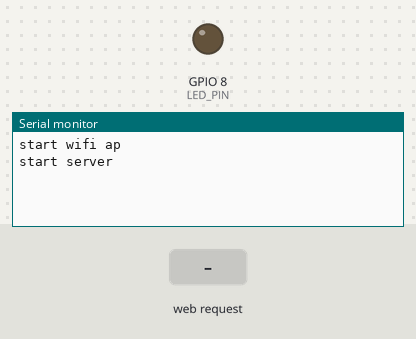
The program below on a simulated ESP32-C3. Parts: output pins drawn as LEDs (lit = HIGH), the last lines printed to the serial monitor. Inputs (shaded band) come from the test bench. Not simulated (calls return 0 or success): wifi_config.h.

Above: at 1.3 s.
1.4 s: HTTP request GET / received
At 2.6 s:
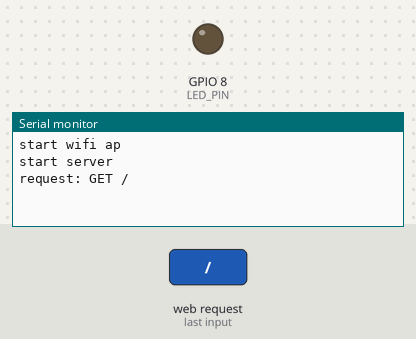
2.9 s: HTTP request GET /data received
At 3.7 s:
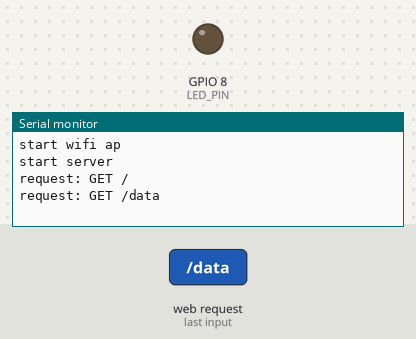

The program:

main.cpp
```cpp
#include <WiFi.h>
#include <WebServer.h>
#include <wifi_config.h>
#include <ArduinoJson.h>

#define LED_PIN 8

WebServer server(80);

String website() {
  String ptr = R"(
<!DOCTYPE html>
<html lang="en">
  <head>
    <title>Solar Monitor</title>
    <meta name="viewport" content="width=device-width, initial-scale=1.0, maximum-scale=1.0, user-scalable=no" />
    <style>
      html { font-family: Helvetica; display: inline-block; margin: 0px auto; text-align: center;}
      body {margin-top: 50px;} h1 {color: #444444;margin: 50px auto 30px;} h3 {color: #444444;margin-bottom: 50px;}
      p {font-size: 14px;color: #888;margin-bottom: 10px;}
    </style>
  </head>
  <body>
    <h1>ESP32 Web Server</h1>
    <h3>Using Access Point(AP) Mode</h3>
    <script>
      function run() {
        // Creating Our XMLHttpRequest object
        let xhr = new XMLHttpRequest();

        // Making our connection
        xhr.open("GET", '/data', true);

        // function execute after request is successful
        xhr.onreadystatechange = function () {
            if (this.readyState == 4 && this.status == 200) {
                alert(this.responseText);
            }
        }
        // Sending our request
        xhr.send();
      }
      run();
    </script>
  </body>
</html>
  )";

  return ptr;
}

void requestRoot() {
  Serial.println("request: GET /");
  server.send(200, "text/html", website());
}

void requestData() {
  Serial.println("request: GET /data");

  // create json document
  JsonDocument doc;
  doc["sensor"] = "gps";
  doc["time"] = 1351824120;
  doc["data"][0] = 48.756080;
  doc["data"][1] = 2.302038;

  // convert to string
  String json;
  serializeJson(doc, json);

  // respond
  server.send(200, "text/json", json);
}

void requestNotFound() {
  Serial.println("request: NOT FOUND");
  server.send(404, "text/plain", "Not found");
}

void setup() {
  Serial.begin(9600);
  pinMode(LED_PIN, OUTPUT);

  Serial.println("start wifi ap");
  WiFi.softAP(WIFI_SSID, WIFI_PASSWORD);
  delay(100);

  Serial.println("start server");
  server.on("/", requestRoot);
  server.on("/data", requestData);
  server.onNotFound(requestNotFound);
  server.begin();
}

void loop() {
  server.handleClient();
}
```

Measured:
- after the input at 1.4 s, the serial monitor: prints a new line at once (image 1)
- after the input at 2.9 s, the serial monitor: prints a new line at once (image 2)
